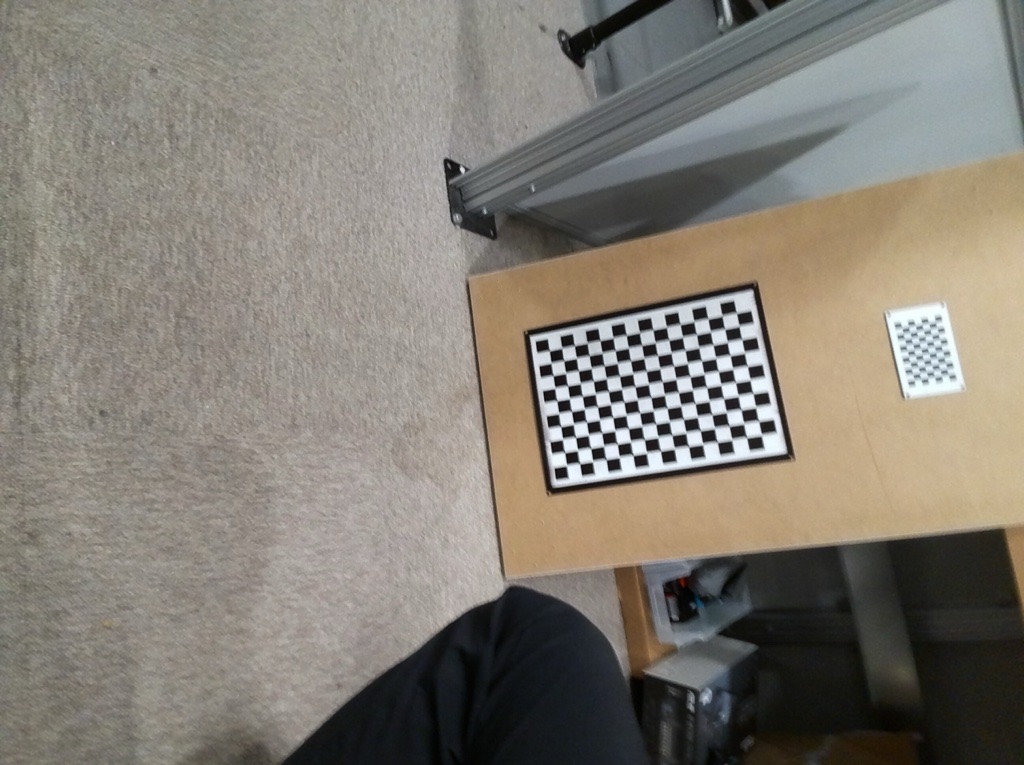
#> input picture img_prossing_development/checkerboard.jpg, 1024 x 765 px
$ python checker_detect_sol3_bad.py
#> lines starting #> are read from the running program, lines starting #| are printed output that depends on the picture; after the words box and inside, x2 and y2 are one past the last pixel; in counts of white or black regions, pixels touching at a corner belong together
import cv2
import numpy as np

# --- Load image ---
img = cv2.imread("checkerboard.jpg")
#> img is the input picture: shape (765, 1024, 3); mean B, G, R 116.6, 125.7, 131.2
gray = cv2.cvtColor(img, cv2.COLOR_BGR2GRAY)
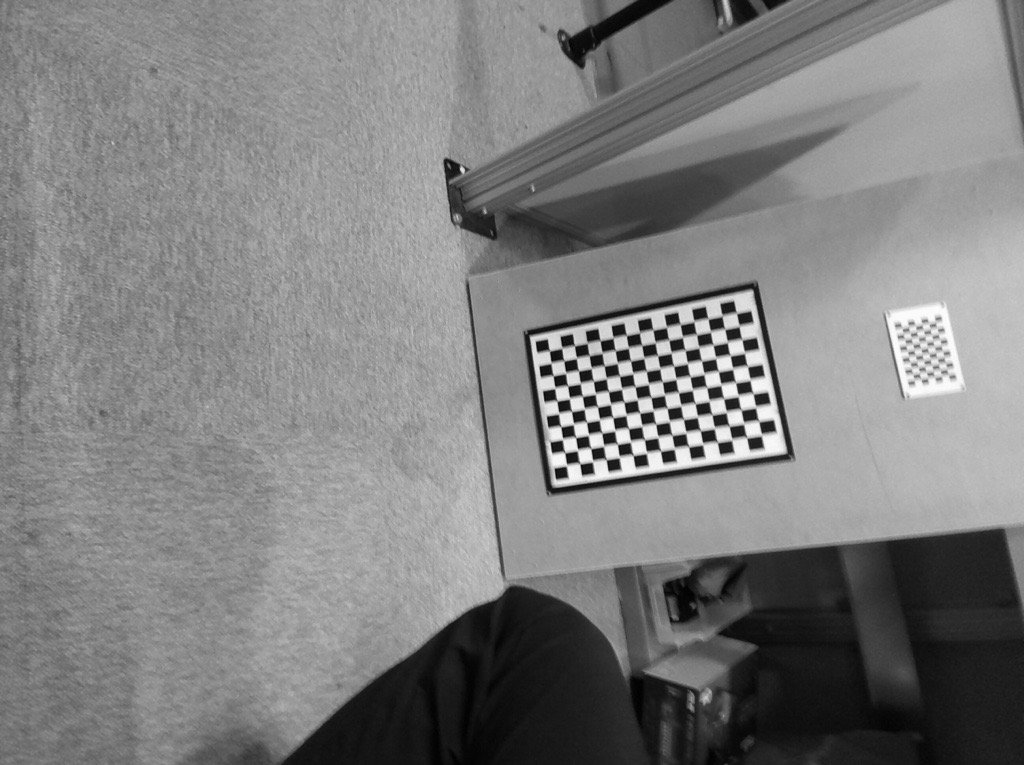
#> gray: shape (765, 1024); min 0, max 254, mean 126.3

# --- Step 1: Preprocess ---
blur = cv2.GaussianBlur(gray, (5, 5), 0)
edges = cv2.Canny(blur, 50, 150)
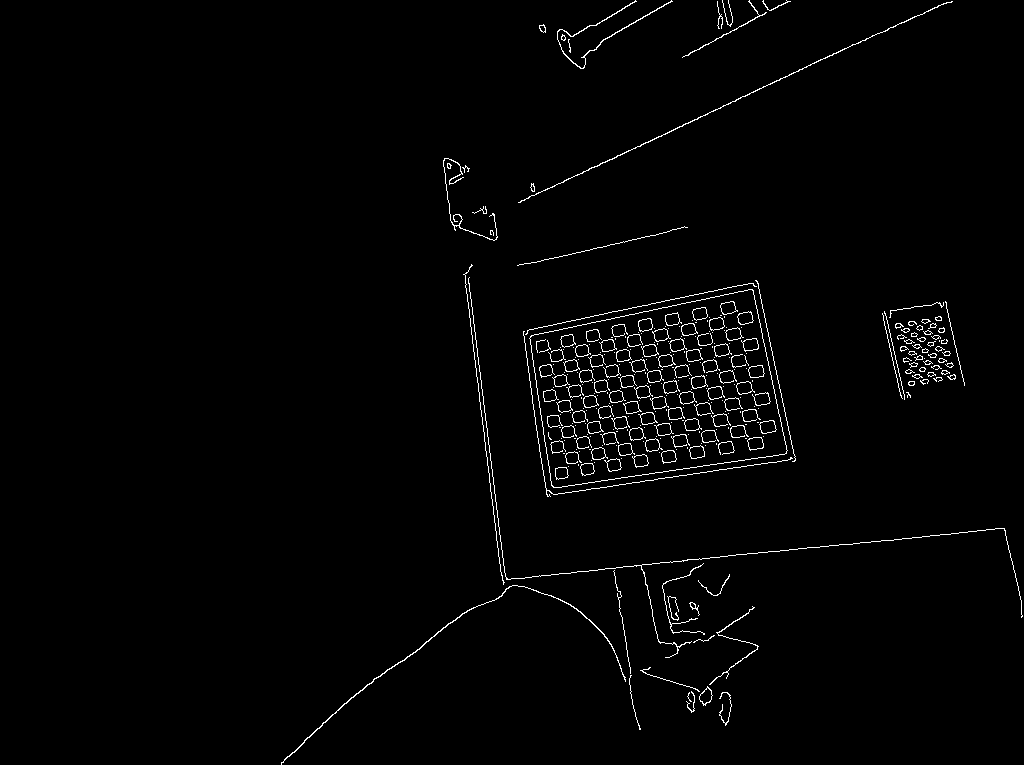
#> edges: shape (765, 1024); 1.5% white in thin lines or dots, all inside (x1, y1, x2, y2) = (281, 0, 1023, 765)

# --- Step 2: Detect corners using goodFeaturesToTrack function ---
# Jianbo Shi and Carlo Tomasi. Good features to track. In Computer Vision and Pattern Recognition, 1994. Proceedings CVPR'94.
# https://docs.opencv.org/3.4/dd/d1a/group__imgproc__feature.html#ga1d6bb77486c8f92d79c8793ad995d541
# 1. calculate the corner quality using conrnerMinEigenVal or cornerHarris depending on useHarrisDetector
# 2. performs a non-maximum suppression (the local maximums in 3 x 3 neighborhood are retained).
# 3. corners with the minimal eigenvalue less than "qualityLevel" are rejected.
# 4. The remaining corners are sorted by the quality measure in the descending order.
# 5. throws away each corner for which there is a stronger corner at a distance less than "maxDistance".
corners = cv2.goodFeaturesToTrack(
    gray, maxCorners=200, qualityLevel=0.05, minDistance=10, useHarrisDetector=True
)
#> corners = 200 rows, first 8: [581, 465], [566, 454], [555, 469], [577, 439], [551, 443], [540, 367], [562, 428], [592, 450]
corners = np.int0(corners) if corners is not None else []

corner_vis = img.copy()
for i in corners:
    x, y = i.ravel()
    cv2.circle(corner_vis, (x, y), 3, (0, 0, 255), -1)
#> this loop made 200 passes
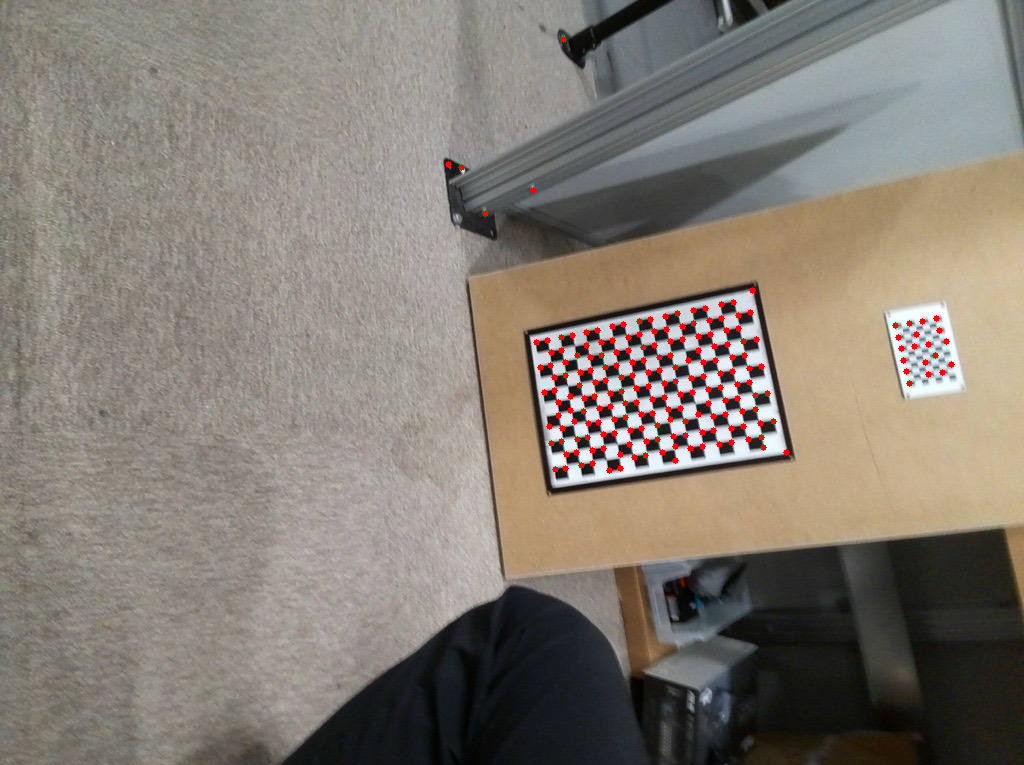
#> corner_vis: shape (765, 1024, 3); 0.74% of pixels changed, all inside (x1, y1, x2, y2) = (445, 36, 955, 474)

# --- Step 3: Find contours for structure visualization ---
contours, _ = cv2.findContours(edges, cv2.RETR_TREE, cv2.CHAIN_APPROX_SIMPLE)
#> contours = 417 contours, 284 with area under 20; largest, box (x1, y1, x2, y2) and area: (529, 289, 788, 488) 37505, (529, 289, 788, 488) 37499, (281, 585, 626, 765) 216, (759, 420, 777, 434) 165, (747, 437, 764, 451) 162

contour_vis = img.copy()
cv2.drawContours(contour_vis, contours, -1, (0, 255, 0), 1)
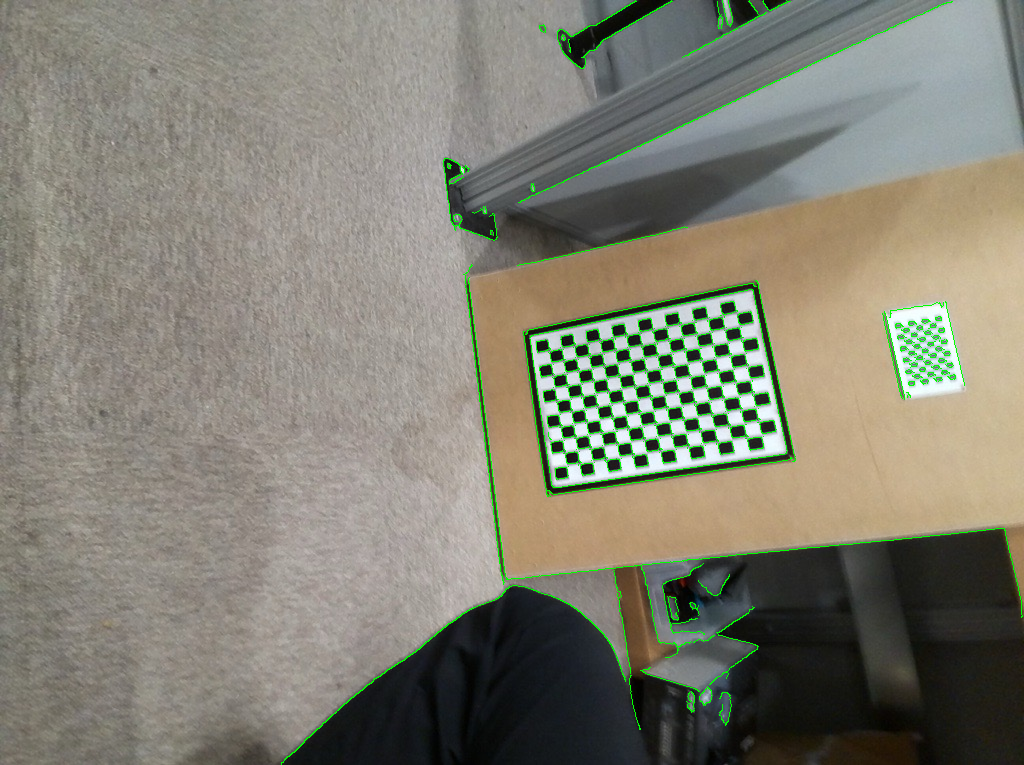
#> contour_vis: shape (765, 1024, 3); 1.51% of pixels changed, all inside (x1, y1, x2, y2) = (281, 0, 1023, 765)

# --- Step 4: Combine corner + edge info to find checkerboard area ---
mask = np.zeros_like(gray)
cv2.drawContours(mask, contours, -1, 255, 1)
points = np.array([i.ravel() for i in corners])
#> points = 200 pairs, first value 448 to 951, second value 39 to 470
for (x, y) in points:
    if mask[y, x] > 0:
        cv2.circle(mask, (x, y), 2, 255, -1)
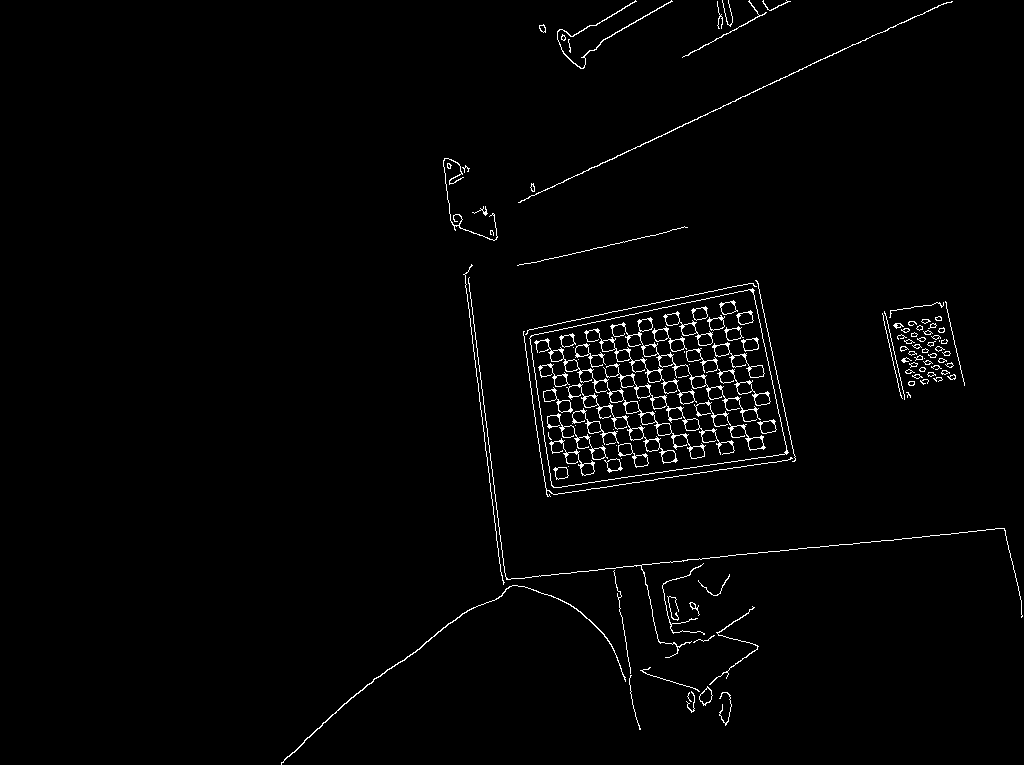
#> mask: shape (765, 1024); 1.7% white in thin lines or dots, all inside (x1, y1, x2, y2) = (281, 0, 1023, 765)

# --- Step 5: Find bounding box of dense region ---
nonzero = np.argwhere(mask > 0)
#> nonzero = 13333 pairs, first value 0 to 764, second value 281 to 1022
if len(nonzero) > 0:
    y_min, x_min = nonzero.min(axis=0)
#> y_min = 0; x_min = 281
    y_max, x_max = nonzero.max(axis=0)
#> y_max = 764; x_max = 1022
    center = ((x_min + x_max) // 2, (y_min + y_max) // 2)
#> center = (651, 382)
    # cv2.rectangle(img, (x_min, y_min), (x_max, y_max), (255, 0, 0), 2)
    cv2.circle(img, center, 5, (0, 255, 255), -1)
#> img: shape (765, 1024, 3); 0.01% of pixels changed, all inside (x1, y1, x2, y2) = (646, 377, 657, 388)
    print(f"Checkerboard approximate center: {center}")
#| Checkerboard approximate center: (651, 382)
else:
    print("No dense grid-like region found")

# --- Step 6: Display results ---
cv2.imshow("1. Grayscale", gray)
print(gray.shape)
#| (765, 1024)
# cv2.waitKey(0)
cv2.imshow("2. Edges", edges)
print(edges.shape)
#| (765, 1024)
# cv2.waitKey(0)
cv2.imshow("3. Corners", corner_vis)
print(corner_vis.shape)
#| (765, 1024, 3)
# cv2.waitKey(0)
cv2.imshow("4. Contours", contour_vis)
print(contour_vis.shape)
#| (765, 1024, 3)
# cv2.waitKey(0)
cv2.imshow("5. Final Detected Region", img)
cv2.waitKey(0)

cv2.destroyAllWindows()
